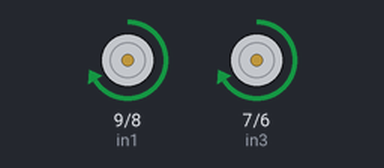
The sketch below on a simulated Arduino Uno, built with avr-gcc and run on an emulated ATmega328P. Shown: motor-driver pin pairs drawn as motors (green arrow = first pin HIGH = forward, orange = second pin HIGH = backward, longer = more drive, scaled by the enable pin).

Above: at 3.0 s.
At 4.5 s:
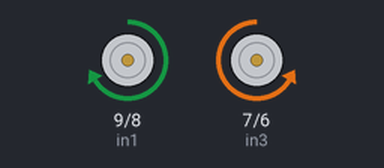
At 6.0 s:
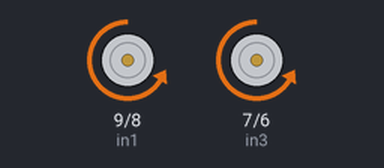
At 8.5 s:
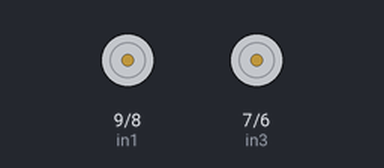
Timing chart, 0 to 11.1 s (numbered marks = the images above):
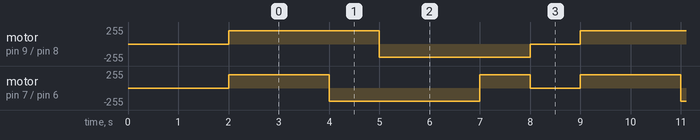

The sketch:

DifferentialDriveV1.ino
```cpp
// Left Motor (A)
int enA = 10;
int in1 = 9;
int in2 = 8;
// Right Motor (B)
int enB = 5;
int in3 = 7;
int in4 = 6;
void setup()
{
  // Declare motor control pins to be in output
  pinMode(enA, OUTPUT);
  pinMode(enB, OUTPUT);
  pinMode(in1, OUTPUT);
  pinMode(in2, OUTPUT);
  pinMode(in3, OUTPUT);
  pinMode(in4, OUTPUT);
  // A 2s delay before starting main loop
  // The LED at pin 13 will turn on for ~2s to indicate delay
  digitalWrite(13, HIGH);
  delay(1900);
  digitalWrite(13, LOW);
  delay(100);
}
/*  Move forward function
 *  Dir (Boolean) { true: Forward,
 *        false: Backward }
 *  Spd (Int) { 0 <-> 255 }
 *  Dur (Int) { Duration (in ms) }
 */

void moveBot(bool dir, int spd, int dur){
  // Motor A
  digitalWrite(in1, dir);
  digitalWrite(in2, !dir);  //The '!' symbol inverts the boolean value. So for example, if dir is true, !dir is false.
  // Motor B
  digitalWrite(in3, dir);
  digitalWrite(in4, !dir);
  // Set motor speed to spd
  analogWrite(enA, spd);
  analogWrite(enB, spd);
  //Motion Duration
  delay(dur);
}
/*  Rotate function
 *  Dir (Boolean) { true: Clockwise,
 *        false: Anti-clockwise }
 *  Spd (Int) { 0 <-> 255 }
 *  Dur (Int) { Duration (in ms) }
 */
void rotateBot(bool dir, int spd, int dur){
  // Motor A
  digitalWrite(in1, dir);
  digitalWrite(in2, !dir);  //The '!' symbol inverts the boolean value. So for example, if dir is true, !dir is false.
  // Motor B
  digitalWrite(in3, !dir);
  digitalWrite(in4, dir);
  // Set motor speed to spd
  analogWrite(enA, spd);
  analogWrite(enB, spd);
  //Rotation Duration
  delay(dur);
}
//Turn off both motors
void stopMotors(){
  digitalWrite(in1, LOW);
  digitalWrite(in2, LOW);
  digitalWrite(in3, LOW);
  digitalWrite(in4, LOW);
}
void loop()
{
  // Move forward for 2s @ speed 200
  moveBot(true, 200, 2000);
  // Rotate bot for 1s clockwise @ speed 150
  rotateBot(true, 200, 1000);
  // Move backward for 2s @ speed 200
  moveBot(false, 200, 2000);
  // Rotate bot for 1s anti-clockwise @ speed 150
  rotateBot(false, 200, 1000);
  // Stop motors for 1s @ speed 200
  stopMotors();
  delay(1000);
}
```

Measured:
- by itself, motor on pin 9 (in1) / pin 8 (in2): repeats every 7.0 s: backward 200/255 3.0 s, stopped 1.0 s, forward 200/255 3.0 s
- by itself, motor on pin 7 (in3) / pin 6 (in4): repeats every 7.0 s: backward 200/255 3.0 s, forward 200/255 1.0 s, stopped 1.0 s, forward 200/255 2.0 s
